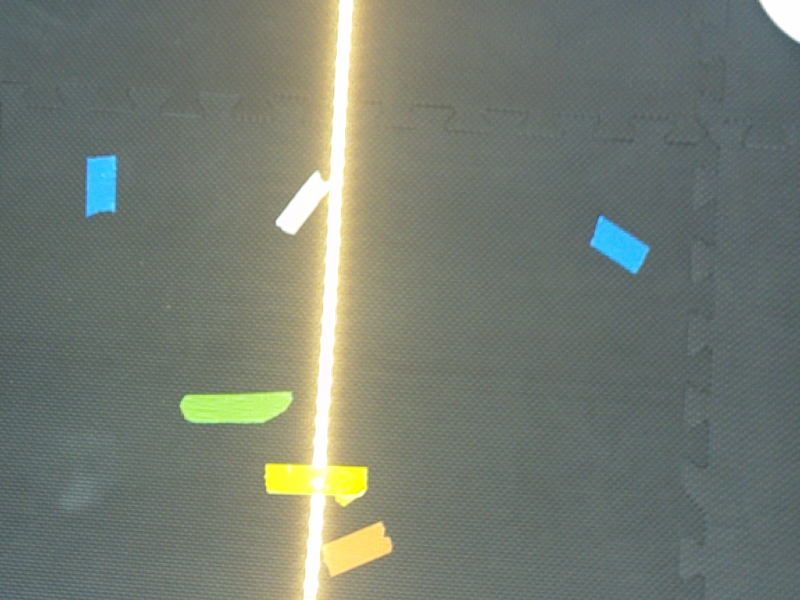
#> input picture notebooks/day1campi/dfghjkiuytrrtyimage.png, 800 x 600 px; its folder holds only this picture in this run
$ jupyter execute Final_maybe_LinReg.ipynb   (shell and % lines are left out)
#> lines starting #> are read from the running program, lines starting #| are printed output that depends on the picture; after the words box and inside, x2 and y2 are one past the last pixel; in counts of white or black regions, pixels touching at a corner belong together
<a href="https://colab.research.google.com/github/m-sakh/Week2_Vision_Answers_MS/blob/main/Final_maybe_LinReg.ipynb" target="_parent"></a>

[cell 1]
from __future__ import print_function
import matplotlib.pyplot as plt
import numpy as np
import cv2
import os
import glob
from matplotlib.patches import Rectangle
from scipy.stats import linregress
import matplotlib.patches as patches
from matplotlib.lines import Line2D

[cell 2]
from google.colab import files
uploaded = files.upload()
#> the answer given: dfghjkiuytrrtyimage.png

[cell 3]
# Make sure all the images are uploaded
downward = glob.glob("*.png")
downward.sort()
downward = [cv2.imread(s, cv2.IMREAD_GRAYSCALE) for s in downward]
print(f"{len(downward)} images in dataset")

[cell 4]
# [35 lines left out: functions find_inliers, calculate_regression, not called in this run]

[cell 5]
# File names
folderpath = "day1campi/"
imagepaths = glob.glob(os.path.join(folderpath, "*.png"))

kernel = np.ones((5, 5),np.uint8)
pimages = []

# Loads the images from the filenames


LOW = np.array([250, 250, 250])  # Lower image thresholding bound
HI = np.array([255, 255, 255])   # Upper image thresholding bound

kernel_size = 40
kernel = np.ones((kernel_size,kernel_size), np.uint8)

kernel_size = 20
kernel2 = np.ones((kernel_size,kernel_size), np.uint8)

pimages = []

for path in imagepaths:
    image = cv2.imread(path)
#> image is the input picture: shape (600, 800, 3); mean B, G, R 113.1, 123.6, 116.3

    image = cv2.dilate(image, kernel, iterations = 1)
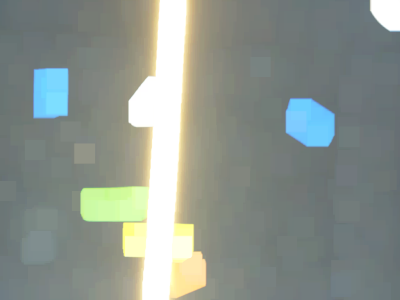
#> image: shape (600, 800, 3) (shown at 1/2 size); mean B, G, R 141.3, 148.1, 140
    image = cv2.erode(image, kernel2, iterations = 1)
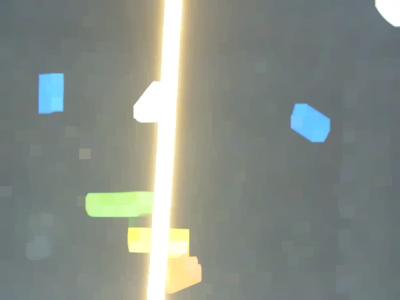
#> image: shape (600, 800, 3) (shown at 1/2 size); mean B, G, R 133.9, 141.3, 134.2

    # Apply white mask to filter out external colors
    mask = cv2.inRange(image, LOW, HI)
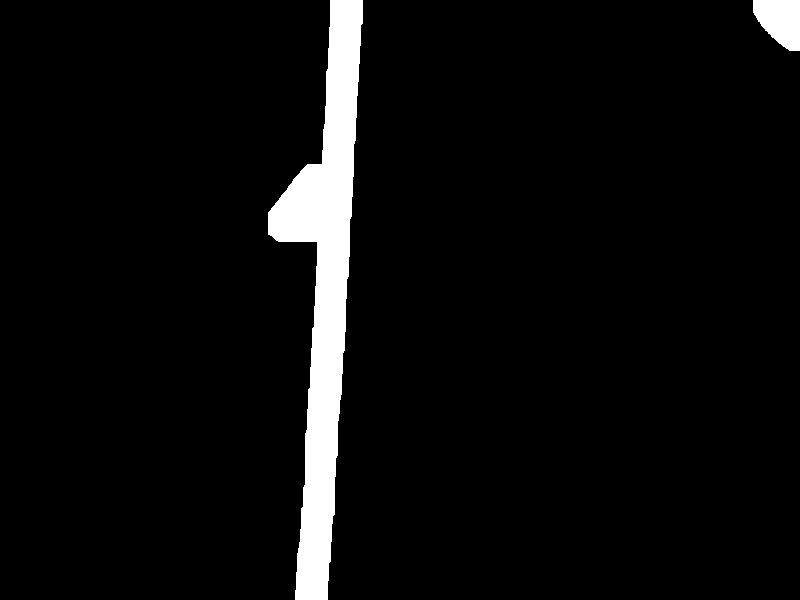
#> mask: shape (600, 800); 5% white; 2 white regions, box (x1, y1, x2, y2) and area: (268, 0, 363, 600) 22400, (753, 0, 800, 51) 1805
    image = cv2.bitwise_and(image, image, mask=mask)

    # Edit1 start
    image = cv2.GaussianBlur(image, (5,5), 0)
    # Edit1 end

    # Convert Image to binary
    image = cv2.cvtColor(image, cv2.COLOR_BGR2GRAY)
#> image: shape (600, 800)
    _, image = cv2.threshold(image,245,255,cv2.THRESH_BINARY)
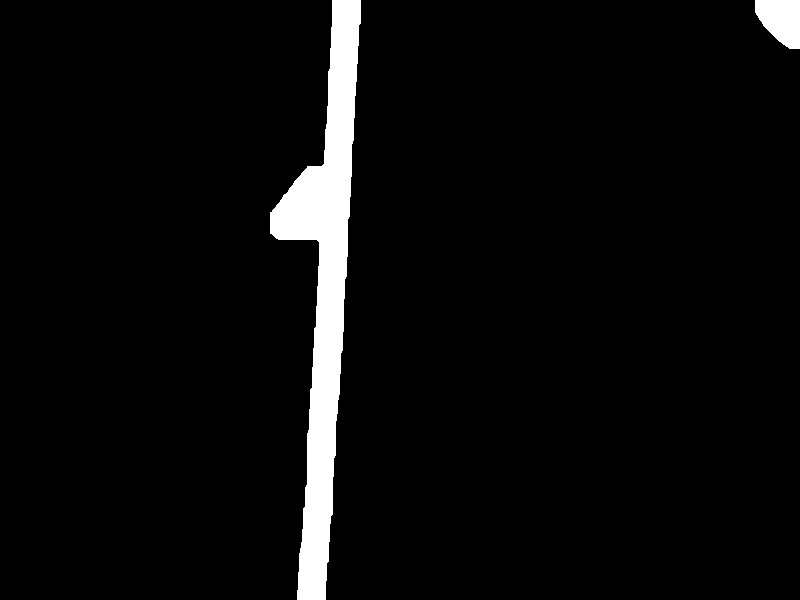
#> image: shape (600, 800); 4.5% white; 2 white regions

    # Filter out small-spaced out pixels and contours that are too small
    contours, _ = cv2.findContours(mask, cv2.RETR_EXTERNAL, cv2.CHAIN_APPROX_SIMPLE)
#> contours = 2 contours; box (x1, y1, x2, y2) and area: (268, 0, 363, 600) 21740, (753, 0, 800, 51) 1722

    cnt_sort = lambda cnt: (max(cv2.minAreaRect(cnt)[1])) # sort by largest height/width

    sorted_contours = sorted(contours, key=cnt_sort, reverse=True)
#> sorted_contours has the same summary as contours

    # Create the line

    if len(sorted_contours) == 0:
        continue

    all_points = np.vstack(sorted_contours[0])
#> all_points = 153 pairs, first value 268 to 362, second value 0 to 599
    [vx, vy, x, y] = cv2.fitLine(all_points, cv2.DIST_L2, 0, 0.01, 0.01)
#> vx = [0.0336]; vy = [-0.999]; x = [321]; y = [295.4]
    x, y, vx, vy = x.item(), y.item(), vx.item(), vy.item()
#> x = 321; y = 295.4; vx = 0.0336; vy = -0.999


    rows, cols = image.shape
    left_y = int((-x * vy / vx) + y)
#> left_y = 9835
    right_y = int(((cols - x) * vy / vx) + y)
#> right_y = -13942

    fig, ax = plt.subplots()
    ax.imshow(image, cmap='gray')

    regression_line = Line2D([0, cols - 1], [left_y, right_y], color='lime', linewidth=2)
    ax.add_line(regression_line)

    plt.show()
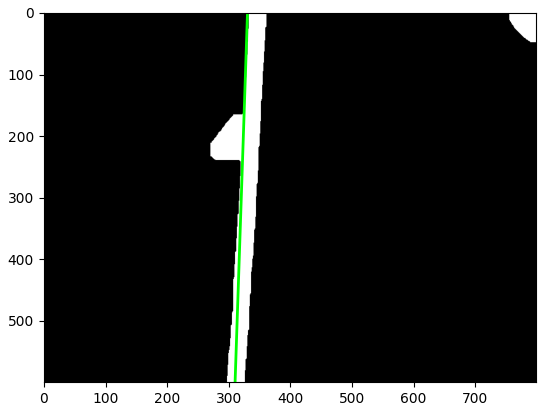
#> figure drawn by matplotlib, 1 panel

[cell 6]
# File names
folderpath = "day1campi/"
imagepaths = glob.glob(os.path.join(folderpath, "*.png"))

kernel = np.ones((5, 5),np.uint8)
pimages = []

# Loads the images from the filenames
# [32 lines left out: function get_rightmost_boundary_pixels, not called in this run]


LOW = np.array([250, 250, 250])  # Lower image thresholding bound
HI = np.array([255, 255, 255])   # Upper image thresholding bound

kernel_size = 40
kernel = np.ones((kernel_size,kernel_size), np.uint8)

kernel_size = 20
kernel2 = np.ones((kernel_size,kernel_size), np.uint8)

pimages = []

for path in imagepaths:
    image = cv2.imread(path)

    image = cv2.dilate(image, kernel, iterations = 1)
    image = cv2.erode(image, kernel2, iterations = 1)

    # Apply white mask to filter out external colors
    mask = cv2.inRange(image, LOW, HI)
    image = cv2.bitwise_and(image, image, mask=mask)

    # Edit1 start
    image = cv2.GaussianBlur(image, (5,5), 0)
    # Edit1 end

    # Convert Image to binary
    image = cv2.cvtColor(image, cv2.COLOR_BGR2GRAY)
    _, image = cv2.threshold(image,245,255,cv2.THRESH_BINARY)

    # Filter out small-spaced out pixels and contours that are too small
    contours, _ = cv2.findContours(mask, cv2.RETR_EXTERNAL, cv2.CHAIN_APPROX_SIMPLE)

    cnt_sort = lambda cnt: (max(cv2.minAreaRect(cnt)[1])) # sort by largest height/width

    sorted_contours = sorted(contours, key=cnt_sort, reverse=True)

    if len(sorted_contours) == 0:
        continue

    edges = cv2.Canny(image, 50, 150)
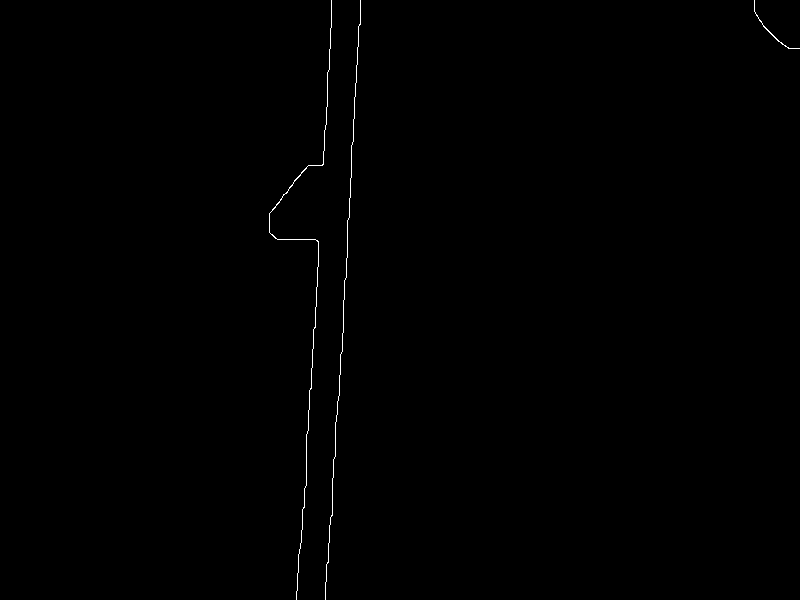
#> edges: shape (600, 800); 0.29% white in thin lines or dots, all inside (x1, y1, x2, y2) = (269, 0, 800, 600)

    lines = cv2.HoughLinesP(edges, 1, np.pi/180, threshold=50, minLineLength=40, maxLineGap=10)
#> lines = [[341, 353, 347, 233], [323, 164, 331, 6], [308, 421, 317, 279], [335, 445, 340, 360], [296, 598, 299, 549], [355, 96, 359, 24], [326, 575, 331, 515], [347, 232, 351, 172], [300, 548, 304, 488]]

    angle_buckets = {'horizontal': 0, 'vertical': 0}

    if lines is not None:
        for line in lines:
            x1, y1, x2, y2 = line[0]
            angle = np.arctan2(y2 - y1, x2 - x1) * 180 / np.pi

            if abs(angle) < 20 or abs(angle) > 160:
                angle_buckets['horizontal'] += 1
            elif 70 < abs(angle) < 110:
                angle_buckets['vertical'] += 1
#> this loop made 9 passes
#> (x1, y1, x2, y2, angle) on passes 1 to 8: (341, 353, 347, 233, -87.14), (323, 164, 331, 6, -87.1), (308, 421, 317, 279, -86.37), (335, 445, 340, 360, -86.63), (296, 598, 299, 549, -86.5), (355, 96, 359, 24, -86.82), (326, 575, 331, 515, -85.24), (347, 232, 351, 172, -86.19)
#> after the loop, angle_buckets = {'horizontal': 0, 'vertical': 9}

    # Create the line

    if angle_buckets['horizontal'] > 0 and angle_buckets['vertical'] > 0:
        points = get_rightmost_boundary_pixels(sorted_contours[0], image.shape)
    # all_points = np.vstack(sorted_contours[0])
    else:
        points = np.vstack(sorted_contours[0])
#> points has the same summary as all_points

    [vx, vy, x, y] = cv2.fitLine(points, cv2.DIST_L2, 0, 0.01, 0.01)
#> vx = [0.0336]; vy = [-0.999]; x = [321]; y = [295.4]
    x, y, vx, vy = x.item(), y.item(), vx.item(), vy.item()
#> x = 321; y = 295.4; vx = 0.0336; vy = -0.999


    rows, cols = image.shape
    left_y = int((-x * vy / vx) + y)
    right_y = int(((cols - x) * vy / vx) + y)

    fig, ax = plt.subplots()
    ax.imshow(image, cmap='gray')

    regression_line = Line2D([0, cols - 1], [left_y, right_y], color='lime', linewidth=2)
    ax.add_line(regression_line)

    plt.show()

$ run again, on notebooks/day1campi/imageiiuyfi.png
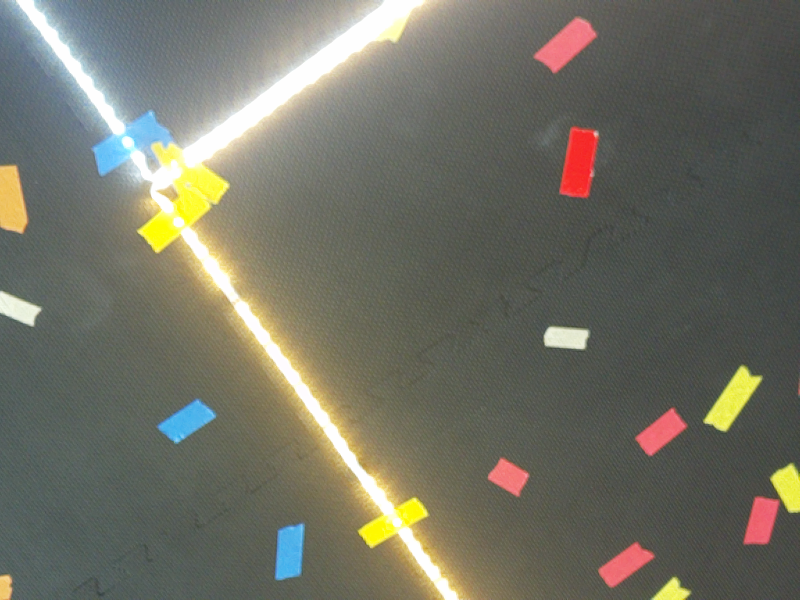
#> input picture notebooks/day1campi/imageiiuyfi.png, 800 x 600 px
#> image is the input picture: shape (600, 800, 3); mean B, G, R 100, 112.1, 112.4
#> `mask = cv2.inRange(image, LOW, HI)`:
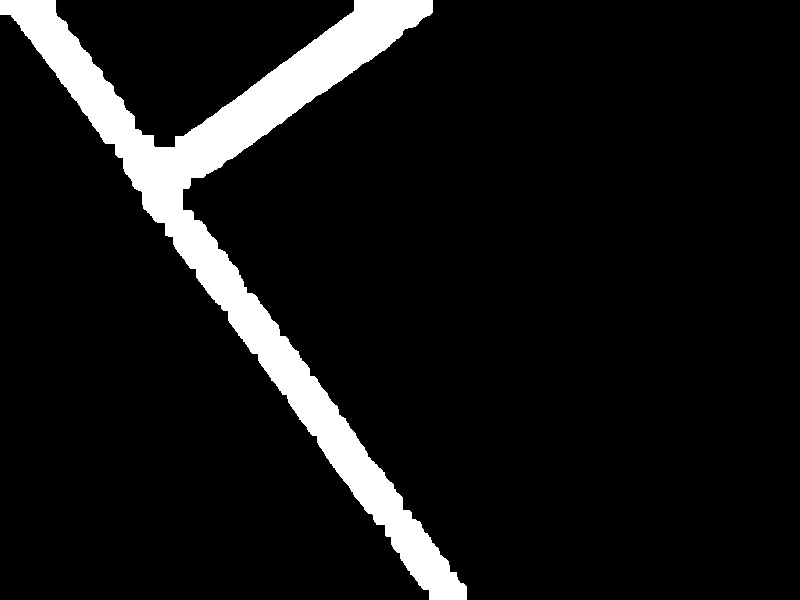
#> mask: shape (600, 800); 8.5% white; 1 white region, box (x1, y1, x2, y2) and area: (0, 0, 467, 600) 40883
#> contours = 1 contour; box (x1, y1, x2, y2) and area: (0, 0, 467, 600) 39849
#> sorted_contours has the same summary as contours
#> all_points = 931 pairs, first value 0 to 466, second value 0 to 599
#> `[vx, vy, x, y] = cv2.fitLine(all_points, cv2.DIST_L2, 0, 0.01, 0.01)`: vx = [0.464]; vy = [0.886]; x = [252.8]; y = [250.8]
#> `x, y, vx, vy = x.item(), y.item(), vx.item(), vy.item()`: x = 252.8; y = 250.8; vx = 0.464; vy = 0.886
#> left_y = -231
#> right_y = 1295
#> `edges = cv2.Canny(image, 50, 150)`:
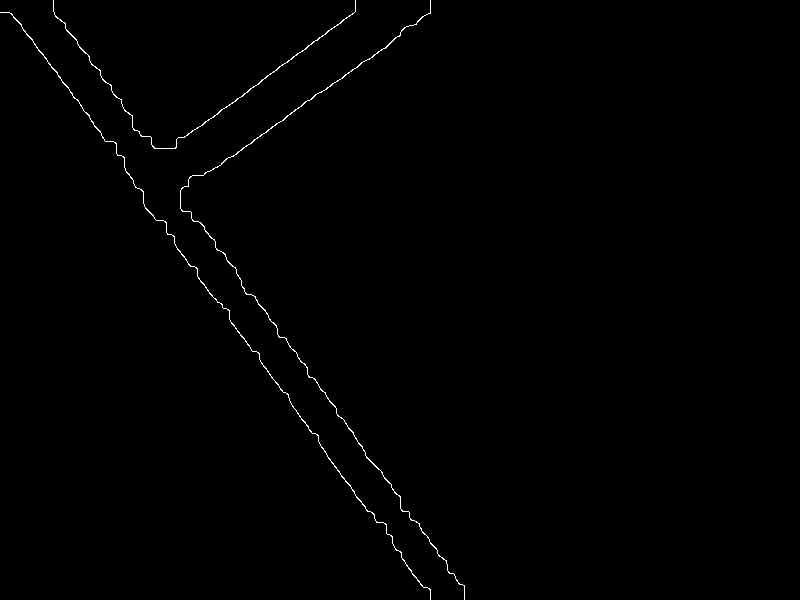
#> edges: shape (600, 800); 0.49% white in thin lines or dots, all inside (x1, y1, x2, y2) = (0, 0, 465, 600)
#> lines = 20 rows, first 6: [252, 295, 362, 446], [158, 220, 217, 302], [254, 351, 311, 432], [11, 13, 107, 141], [250, 88, 355, 11], [394, 547, 430, 597]
#> the loop `for line in lines:` made 20 passes
#> (x1, y1, x2, y2, angle) on passes 1 to 8: (252, 295, 362, 446, 53.93), (158, 220, 217, 302, 54.26), (254, 351, 311, 432, 54.87), (11, 13, 107, 141, 53.13), (250, 88, 355, 11, -36.25), (394, 547, 430, 597, 54.25), (169, 148, 261, 81, -36.06), (254, 139, 390, 43, -35.22)
#> after the loop `for line in lines:`: angle_buckets = {'horizontal': 0, 'vertical': 0}
#> points has the same summary as all_points
#> `[vx, vy, x, y] = cv2.fitLine(points, cv2.DIST_L2, 0, 0.01, 0.01)`: vx = [0.464]; vy = [0.886]; x = [252.8]; y = [250.8]
#> `x, y, vx, vy = x.item(), y.item(), vx.item(), vy.item()`: x = 252.8; y = 250.8; vx = 0.464; vy = 0.886

$ run again, on notebooks/day1campi/imageiugihgt.png
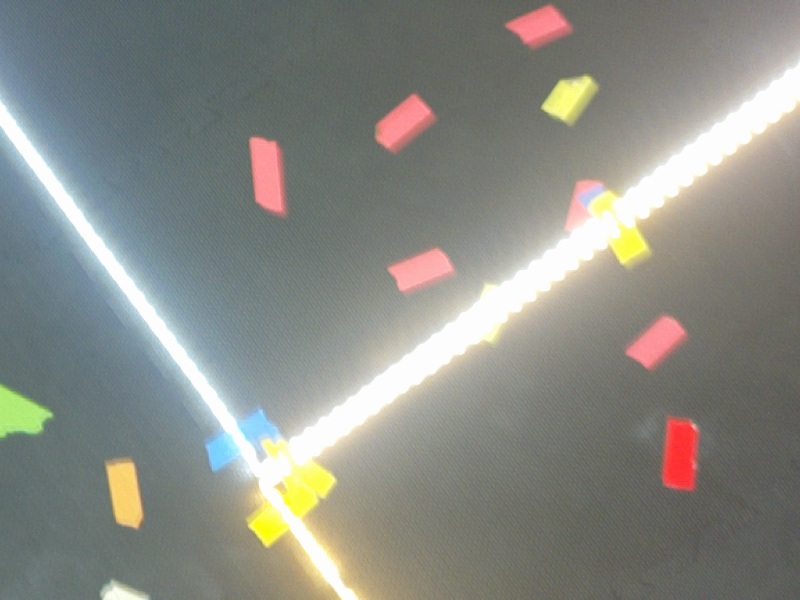
#> input picture notebooks/day1campi/imageiugihgt.png, 800 x 600 px
#> image is the input picture: shape (600, 800, 3); mean B, G, R 131.9, 138.3, 136.6
#> `mask = cv2.inRange(image, LOW, HI)`:
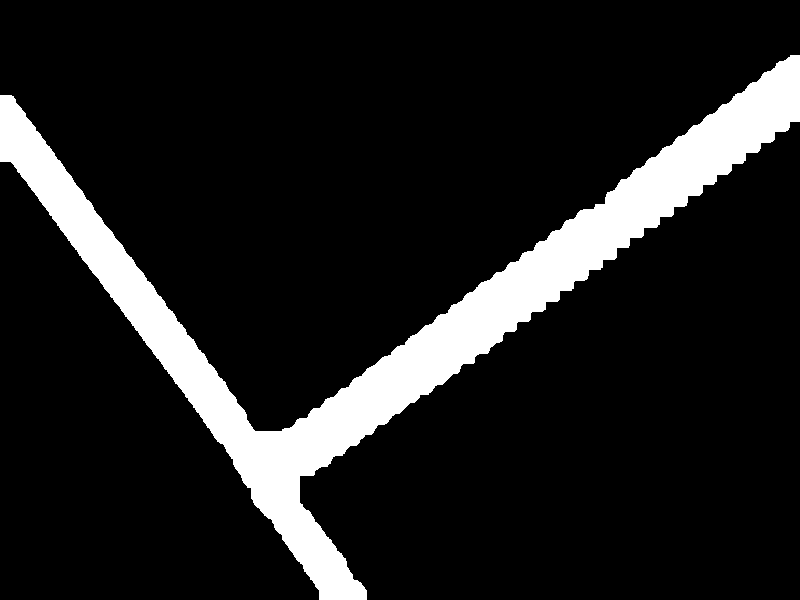
#> mask: shape (600, 800); 12.3% white; 1 white region, box (x1, y1, x2, y2) and area: (0, 55, 800, 600) 59063
#> contours = 1 contour; box (x1, y1, x2, y2) and area: (0, 55, 800, 600) 57820
#> sorted_contours has the same summary as contours
#> all_points = 1103 pairs, first value 0 to 799, second value 55 to 599
#> `[vx, vy, x, y] = cv2.fitLine(all_points, cv2.DIST_L2, 0, 0.01, 0.01)`: vx = [0.963]; vy = [-0.269]; x = [353.3]; y = [312.8]
#> `x, y, vx, vy = x.item(), y.item(), vx.item(), vy.item()`: x = 353.3; y = 312.8; vx = 0.963; vy = -0.269
#> left_y = 411
#> right_y = 187
#> `edges = cv2.Canny(image, 50, 150)`:
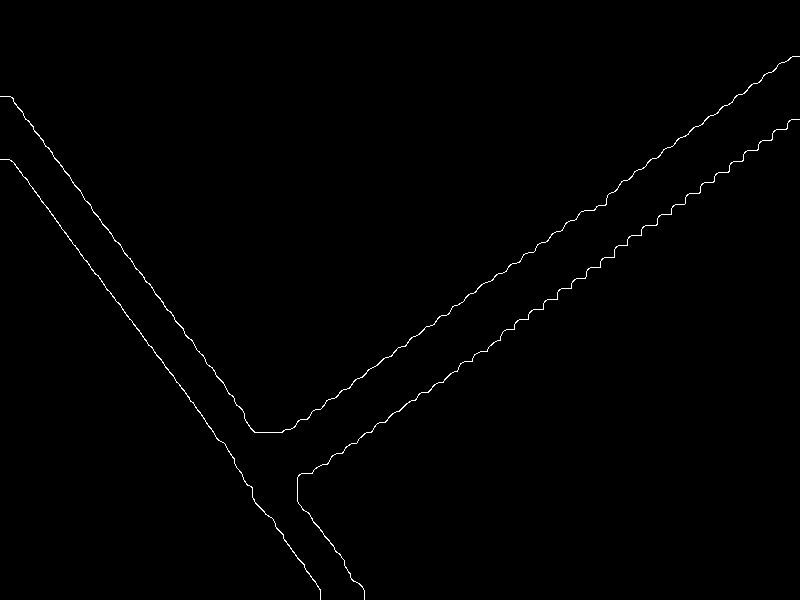
#> edges: shape (600, 800); 0.58% white in thin lines or dots
#> lines = 25 rows, first 6: [34, 191, 202, 415], [388, 357, 476, 291], [10, 96, 136, 269], [324, 464, 480, 351], [501, 335, 743, 159], [619, 184, 781, 62]
#> the loop `for line in lines:` made 25 passes
#> (x1, y1, x2, y2, angle) on passes 1 to 8: (34, 191, 202, 415, 53.13), (388, 357, 476, 291, -36.87), (10, 96, 136, 269, 53.93), (324, 464, 480, 351, -35.92), (501, 335, 743, 159, -36.03), (619, 184, 781, 62, -36.98), (290, 429, 496, 274, -36.96), (502, 332, 796, 119, -35.92)
#> after the loop `for line in lines:`: angle_buckets = {'horizontal': 0, 'vertical': 0}
#> points has the same summary as all_points
#> `[vx, vy, x, y] = cv2.fitLine(points, cv2.DIST_L2, 0, 0.01, 0.01)`: vx = [0.963]; vy = [-0.269]; x = [353.3]; y = [312.8]
#> `x, y, vx, vy = x.item(), y.item(), vx.item(), vy.item()`: x = 353.3; y = 312.8; vx = 0.963; vy = -0.269
